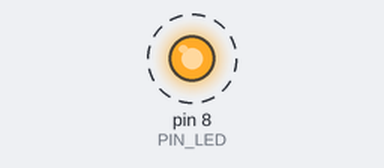
Recording of a sketch running on a simulated Arduino Uno, built with avr-gcc and run on an emulated ATmega328P. Shown: output pins drawn as LEDs (lit = HIGH). Dashed ring = blinking.

Above: at 0.2 s.
Timing chart, 0 to 3.0 s (numbered marks = the images above):
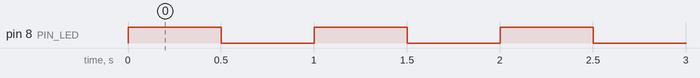

Measured:
- by itself, pin 8 (PIN_LED): alternates HIGH for 0.50 s and LOW for 0.50 s

The sketch:

s05_led_ext.ino
```cpp
/* S05 External LED blink
 * Docs: docs/scenarios/s05/setup.md
 * Wiring: docs/scenarios/s05/wiring.md
 * Tests: docs/scenarios/s05/tests.md
 * Nav: S04 <- S05 -> S06
 * Upload: scripts/upload-uno.ps1 -Sketch code/s05_led_ext
 *
 * Uno D8 -- 330 ohm -- LED(+) -- LED(-) -- GND
 * Same idea as S00, but the LED is on the breadboard.
 */

const uint8_t PIN_LED = 8;

void setup() {
  pinMode(PIN_LED, OUTPUT);
}

void loop() {
  digitalWrite(PIN_LED, HIGH);
  delay(500);
  digitalWrite(PIN_LED, LOW);
  delay(500);
}
```
